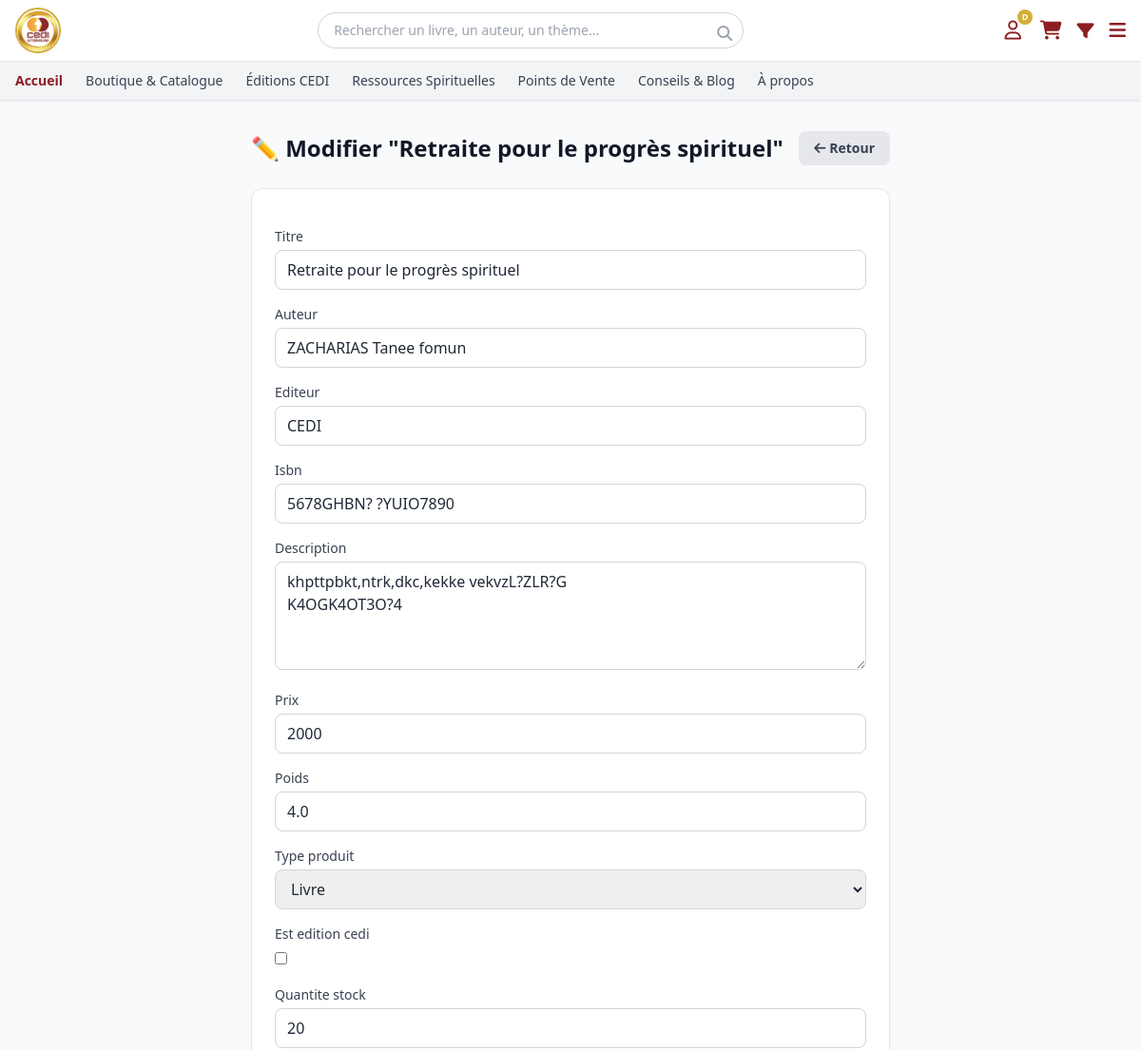
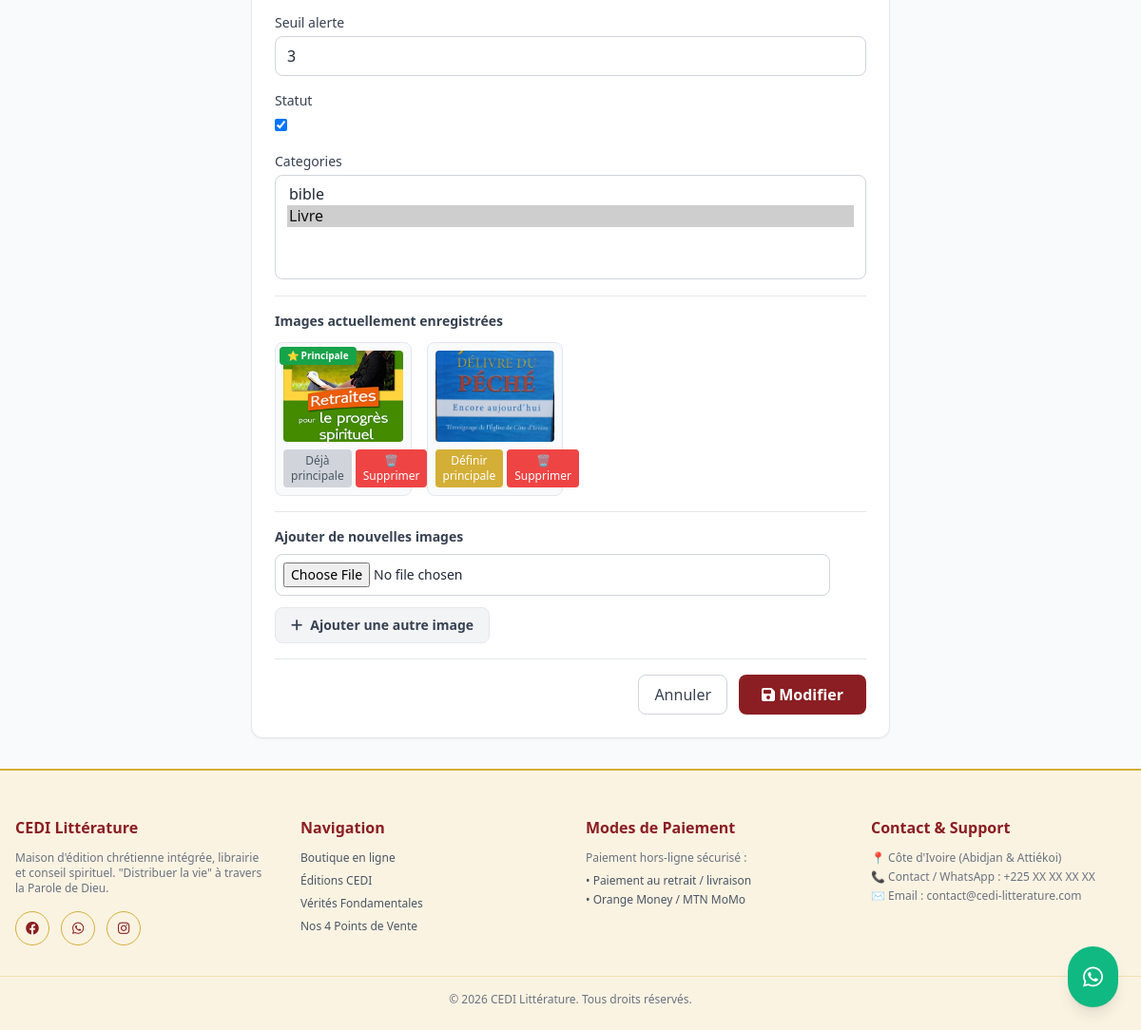
The app's page /admin_produits/modifier/4/ (signed in) with its own data (2 pictures, top to bottom).
### appcedi/models.py (models this page shows, shortened)
class Produit(models.Model):
    TYPES = (('livre', 'Livre'), ('bible', 'Bible'), ('cd', 'CD'), ('cadeau', 'Cadeau'))
    titre = models.CharField(max_length=255)
    auteur = models.CharField(max_length=255, blank=True, null=True)
    editeur = models.CharField(max_length=255, blank=True, null=True)
    isbn = models.CharField(max_length=20, blank=True, null=True)
    description = models.TextField()
    prix = models.IntegerField()
    poids = models.FloatField(blank=True, null=True)
    type_produit = models.CharField(max_length=20, choices=TYPES, default='livre')
    est_edition_cedi = models.BooleanField(default=False)
    quantite_stock = models.IntegerField(default=0)
    seuil_alerte = models.IntegerField(default=3)
    statut = models.BooleanField(default=True)
    categories = models.ManyToManyField(Categorie, through='ProduitCategorie', blank=True)

class Image(models.Model):
    produit = models.ForeignKey(Produit, on_delete=models.CASCADE, related_name='images')
    url_image = models.ImageField(upload_to='produits/')
    est_principale = models.BooleanField(default=False)

### appcedi/views.py (the view)
# urls.py: path('admin_produits/modifier/<int:pk>/', views.modifier_produit, name='modifier_produit'),
@login_required
@user_passes_test(est_admin_ou_gestionnaire)
def modifier_produit(request, pk):
    produit = get_object_or_404(Produit, pk=pk)
    if request.method == 'POST':
        form = ProduitForm(request.POST, request.FILES, instance=produit)
        if form.is_valid():
            form.save()
            fichiers = request.FILES.getlist('images_multiples')
            for f in fichiers:
                if f:
                    Image.objects.create(
                        produit=produit,
                        url_image=f,
                        est_principale=False
                    )
            if not produit.images.filter(est_principale=True).exists():
                premiere = produit.images.first()
                if premiere:
                    premiere.est_principale = True
                    premiere.save()
            messages.success(request, f'Produit "{produit.titre}" modifié avec succès !')
            return redirect('liste_produits')
    else:
        form = ProduitForm(instance=produit)
    return render(request, 'appcedi/admin/modifier_produit.html', {'form': form, 'produit': produit})

### appcedi/forms.py
class ProduitForm(forms.ModelForm):
    class Meta:
        model = Produit
        fields = [
            'titre', 'auteur', 'editeur', 'isbn', 'description', 'prix',
            'poids', 'type_produit', 'est_edition_cedi', 'quantite_stock',
            'seuil_alerte', 'statut', 'categories'
        ]
        widgets = {
            'description': forms.Textarea(attrs={'rows': 4}),
            'categories': forms.SelectMultiple(attrs={'class': 'w-full border rounded px-3 py-2'}),
        }
    def __init__(self, *args, **kwargs):
        super().__init__(*args, **kwargs)
        self.fields['categories'].required = False
        for field_name, field in self.fields.items():
            if not isinstance(field.widget, forms.CheckboxInput):
                field.widget.attrs.update({
                    'class': 'w-full border border-gray-300 rounded-lg px-3 py-2 focus:outline-none focus:border-cediRed'
                })

### appcedi/context_processors.py (called while the page is built, shortened)
def panier_context(request):
    panier = None
    nombre_articles = 0
    if request.user.is_authenticated:
        try:
            panier = Panier.objects.get(utilisateur=request.user)
        except Panier.DoesNotExist:
            panier = None
    if panier:
        nombre_articles = sum(article.quantite for article in panier.articles.all())
    return {
        'nombre_articles_panier': nombre_articles,
        'categories_menu': Categorie.objects.all(),
    }

### appcedi/models.py (called while the page is built)
    def __str__(self):
        return self.nom

### appcedi/views.py (called while the page is built)
def est_admin_ou_gestionnaire(user):
    return user.is_superuser or (hasattr(user, 'role') and user.role in ['admin', 'gestionnaire_stock'])

### templates/appcedi/admin/modifier_produit.html (shortened to what this page needs)
{% extends 'appcedi/admin/base_admin.html' %}
{% block admin_title %}✏️ Modifier "{{ produit.titre }}"{% endblock %}
{% block admin_actions %}
<a href="{% url 'liste_produits' %}" class="bg-gray-200 text-gray-700 px-4 py-2 rounded-lg hover:bg-gray-300 transition text-sm font-bold">
    <i class="fa-solid fa-arrow-left"></i> Retour
</a>
{% endblock %}
{% block admin_content %}
<div class="bg-white rounded-xl shadow-sm border border-gray-200 p-6 max-w-2xl mx-auto">
    <form method="post" enctype="multipart/form-data" class="space-y-4">
        {% for field in form %}
        <div>
            <label class="block text-sm font-medium text-gray-700 mb-1">{{ field.label }}</label>
            {{ field }}
        </div>
        {% endfor %}
        {% if produit.images.all %}
        <div class="border-t pt-4 mt-4">
            <label class="block text-sm font-semibold text-gray-700 mb-3">Images actuellement enregistrées</label>
            <div class="grid grid-cols-2 md:grid-cols-4 gap-4">
                {% for img in produit.images.all %}
                <div class="border rounded-lg p-2 bg-gray-50 relative group">
                    <img src="{{ img.url_image.url }}" alt="Image produit" class="w-full h-24 object-cover rounded">
                    {% if img.est_principale %}
                        <span class="absolute top-1 left-1 bg-green-600 text-white text-[10px] font-bold px-2 py-0.5 rounded">⭐ Principale</span>
                    {% endif %}
                    <div class="mt-2 flex justify-between gap-1">
                        {% if not img.est_principale %}
                        <a href="{% url 'definir_principale' img.id %}"
                           class="bg-cediGold text-white text-xs px-2 py-1 rounded hover:bg-cediGoldLight transition text-center flex-1">
                           Définir principale
                        </a>
                        {% else %}
                        <span class="bg-gray-300 text-gray-600 text-xs px-2 py-1 rounded text-center flex-1 cursor-default">Déjà principale</span>
                        {% endif %}
                        <a href="{% url 'supprimer_image' img.id %}"
                           class="bg-red-500 text-white text-xs px-2 py-1 rounded hover:bg-red-700 transition text-center"
                           onclick="return confirm('Supprimer cette image définitivement ?')">
                           🗑️ Supprimer
                        </a>
                    </div>
                </div>
                {% endfor %}
            </div>
        </div>
        {% endif %}
        <div class="border-t pt-4">
            <label class="block text-sm font-semibold text-gray-700 mb-2">Ajouter de nouvelles images</label>
            <div id="image-inputs-container" class="space-y-3 mb-3">
                <div class="flex items-center gap-2 image-input-row">
                    <input type="file" name="images_multiples" accept="image/*" class="w-full border border-gray-300 rounded-lg p-2 text-sm">
                </div>
            </div>
            <button type="button" id="add-image-btn" class="bg-gray-100 hover:bg-gray-200 text-gray-700 text-sm font-bold py-2 px-4 rounded-lg border transition flex items-center gap-2">
                <i class="fa-solid fa-plus"></i> Ajouter une autre image
            </button>
        </div>
        <div class="flex justify-end gap-3 pt-4 border-t">
            <a href="{% url 'liste_produits' %}" class="px-4 py-2 border border-gray-300 rounded-lg text-gray-700 hover:bg-gray-50 transition">Annuler</a>
            <button type="submit" class="bg-cediRed text-white px-6 py-2 rounded-lg hover:bg-cediRedDark transition font-bold">
                <i class="fa-solid fa-save"></i> Modifier
            </button>
        </div>
    </form>
</div>
{% endblock %}

### templates/appcedi/base.html (shortened to what this page needs)
{% load static %}
<!DOCTYPE html>
<html lang="fr">
<head>
    <script src="https://cdn.tailwindcss.com"></script>
    <link rel="stylesheet" href="https://cdnjs.cloudflare.com/ajax/libs/font-awesome/6.4.0/css/all.min.css">
</head>
<body class="bg-gray-50 text-gray-800 font-sans flex flex-col min-h-screen">
<header class="bg-white shadow-sm sticky top-0 z-50">
   <div class="max-w-7xl mx-auto px-4 py-2 flex items-center justify-between gap-4">
        <a href="{% url 'accueil' %}" class="flex items-center gap-2">
          <div class="w-12 h-12 rounded-full overflow-hidden border-2 border-cediGold bg-white shadow-sm flex items-center justify-center">
          <img src="{% static 'images/logo_cedi.png' %}"
             alt="CEDI Littérature"
             class="w-full h-full object-cover"
             loading="eager">
    </div>
</a>
        <div class="hidden md:block flex-1 max-w-md mx-2" id="searchBarDesktop">
           <form class="relative" action="{% url 'liste_catalogue' %}" method="get">
                <input type="text" name="q" placeholder="Rechercher un livre, un auteur, un thème..." class="w-full pl-4 pr-10 py-2 border border-gray-300 rounded-full text-sm focus:outline-none focus:border-cediRed transition">
                <button type="submit" class="absolute right-3 top-2.5 text-gray-400 hover:text-cediRed transition">
                    <i class="fa-solid fa-magnifying-glass"></i>
                </button>
            </form>
        </div>
        <div class="flex items-center gap-4 text-gray-700" id="iconsRow">
{% if user.is_authenticated %}
    {% if user.is_superuser or user.role == 'admin' or user.role == 'gestionnaire_stock' %}
        <a href="{% url 'tableau_de_bord' %}" class="hover:text-cediRed flex items-center transition relative p-1" title="Tableau de bord">
    {% else %}
        <a href="{% url 'espace_client' %}" class="hover:text-cediRed flex items-center transition relative p-1" title="Mon Profil">
    {% endif %}
        <i class="fa-regular fa-user text-xl text-cediRed"></i>
        <span class="absolute -top-1 -right-2 bg-cediGold text-white text-[9px] font-bold h-4 w-4 flex items-center justify-center rounded-full">
            {{ user.username|slice:":1"|upper }}
        </span>
    </a>
{% else %}
    <a href="{% url 'connexion' %}" class="hover:text-cediRed flex items-center transition relative p-1" title="Se connecter">
        <i class="fa-regular fa-user text-xl text-cediRed"></i>
    </a>
{% endif %}
<a href="{% url 'voir_panier' %}" class="hover:text-cediRed relative transition" title="Mon panier">
    <i class="fa-solid fa-cart-shopping text-xl text-cediRed"></i>
</a>
            <div class="relative">
                <button type="button" id="filterToggle" aria-label="Filtrer le catalogue" aria-expanded="false" class="hover:text-cediRed transition">
                    <i class="fa-solid fa-filter text-lg text-cediRed"></i>
                </button>
            </div>
            <div class="relative">
                <button type="button" id="menuToggle" aria-label="Ouvrir le menu" aria-expanded="false" class="hover:text-cediRed transition">
                    <i class="fa-solid fa-bars text-xl text-cediRed"></i>
                </button>
            </div>
        </div>
    </div>
    <nav class="bg-gray-100 border-t border-b border-gray-200">
        <div class="max-w-7xl mx-auto px-4 flex space-x-6 overflow-x-auto text-sm font-medium py-2.5 text-gray-700">
            <a href="/" class="text-cediRed font-bold hover:text-cediRed transition">Accueil</a>
            <a href="{% url 'liste_catalogue' %}" class="hover:text-cediRed whitespace-nowrap transition">Boutique & Catalogue</a>
            <a href="#editions" class="hover:text-cediRed whitespace-nowrap transition">Éditions CEDI</a>
            <a href="{% url 'liste_ressources' %}" class="hover:text-cediRed whitespace-nowrap transition">Ressources Spirituelles</a>
            <a href="#points-de-vente" class="hover:text-cediRed whitespace-nowrap transition">Points de Vente</a>
            <a href="#conseils" class="hover:text-cediRed whitespace-nowrap transition">Conseils & Blog</a>
            <a href="{% url 'a_propos' %}" class="hover:text-cediRed whitespace-nowrap transition">À propos</a>
        </div>
    </nav>
</header>
    {% block content %}{% endblock %}
    <a href="https://wa.me/22500000000" target="_blank" class="fixed bottom-6 right-6 bg-emerald-500 text-white p-4 rounded-full shadow-lg hover:bg-emerald-600 transition z-50 flex items-center justify-center hover:scale-110">
        <i class="fa-brands fa-whatsapp text-2xl"></i>
    </a>
    <footer class="bg-cediCream text-gray-600 mt-auto pt-12 pb-6 border-t-2 border-cediGold">
        <div class="max-w-7xl mx-auto px-4 grid grid-cols-1 md:grid-cols-4 gap-8 mb-8 text-sm">
            <div>
                <h5 class="text-cediRed font-bold text-base mb-3">CEDI Littérature</h5>
                <p class="text-xs text-gray-500 mb-4">Maison d'édition chrétienne intégrée, librairie et conseil spirituel. "Distribuer la vie" à travers la Parole de Dieu.</p>
                <div class="flex space-x-3 text-lg">
                    <a href="#" class="w-9 h-9 rounded-full border border-cediGold text-cediRed flex items-center justify-center hover:bg-cediGold hover:text-white transition"><i class="fa-brands fa-facebook text-sm"></i></a>
                    <a href="#" class="w-9 h-9 rounded-full border border-cediGold text-cediRed flex items-center justify-center hover:bg-cediGold hover:text-white transition"><i class="fa-brands fa-whatsapp text-sm"></i></a>
                    <a href="#" class="w-9 h-9 rounded-full border border-cediGold text-cediRed flex items-center justify-center hover:bg-cediGold hover:text-white transition"><i class="fa-brands fa-instagram text-sm"></i></a>
                </div>
            </div>
            <div>
                <h5 class="text-cediRed font-bold text-base mb-3">Navigation</h5>
                <ul class="space-y-2 text-xs">
                    <li><a href="{% url 'liste_catalogue' %}" class="hover:text-cediRed transition">Boutique en ligne</a></li>
                    <li><a href="#editions" class="hover:text-cediRed transition">Éditions CEDI</a></li>
                    <li><a href="{% url 'liste_ressources' %}" class="hover:text-cediRed transition">Vérités Fondamentales</a></li>
                    <li><a href="#points-de-vente" class="hover:text-cediRed transition">Nos 4 Points de Vente</a></li>
                </ul>
            </div>
            <div>
                <h5 class="text-cediRed font-bold text-base mb-3">Modes de Paiement</h5>
                <p class="text-xs text-gray-500 mb-2">Paiement hors-ligne sécurisé :</p>
                <ul class="space-y-1 text-xs text-gray-600">
                    <li>• Paiement au retrait / livraison</li>
                    <li>• Orange Money / MTN MoMo</li>
                </ul>
            </div>
            <div>
                <h5 class="text-cediRed font-bold text-base mb-3">Contact & Support</h5>
                <p class="text-xs text-gray-500 mb-1">📍 Côte d'Ivoire (Abidjan & Attiékoi)</p>
                <p class="text-xs text-gray-500 mb-1">📞 Contact / WhatsApp : +225 XX XX XX XX</p>
                <p class="text-xs text-gray-500">✉️ Email : contact@cedi-litterature.com</p>
            </div>
        </div>
        <div class="max-w-7xl mx-auto px-4 border-t border-cediGold/30 pt-4 text-center text-xs text-gray-500">
            <p>&copy; 2026 CEDI Littérature. Tous droits réservés.</p>
        </div>
    </footer>
</body>
</html>

### records on screen
Produit: titre "Retraite pour le progrès spirituel", form "Retraite pour le progrès spirituel" "ZACHARIAS Tanee fomun" "CEDI" "5678GHBN? ?YUIO7890" "khpttpbkt,ntrk,dkc,kekke vekvzL?ZLR?G K4OGK4OT3O?4" "2000" "4.0" "Livre" "20" "3" "☑"
Image: url_image (picture), est_principale "⭐ Principale"
Image: url_image (picture), est_principale "Définir principale"

### other values on screen
{{ user.username|slice:":1"|upper }} "D"
{{ field.label }} "Titre" "Auteur" "Editeur" "Isbn" "Description" "Prix" "Poids" "Type produit" "Est edition cedi" "Quantite stock" "Seuil alerte" "Statut" "Categories"
